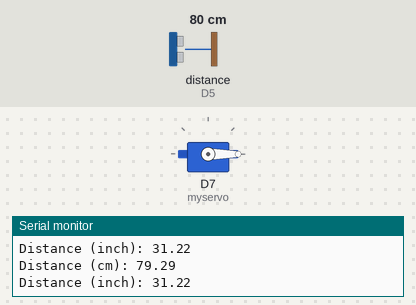
Recording of a sketch running on a simulated ESP8266 (NodeMCU). Shown: servo, the last lines printed to the serial monitor. Wiring (inferred from the names in the program): ultrasonic range finder: trigger D6; echo D5. Inputs (shaded band) come from the test bench; at power-on: distance to the obstacle (sensor on D5) 80 cm. The echo pulse lasts 58.3 µs per cm.

Above: at 1.8 s.
1.9 s: distance to the obstacle (sensor on D5) set to 12 cm
3.4 s: distance to the obstacle (sensor on D5) set to 9 cm
At 5.1 s:
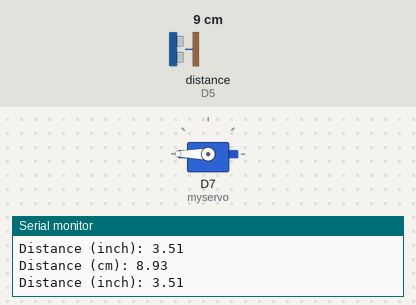
5.5 s: distance to the obstacle (sensor on D5) set to 18 cm
At 6.7 s:
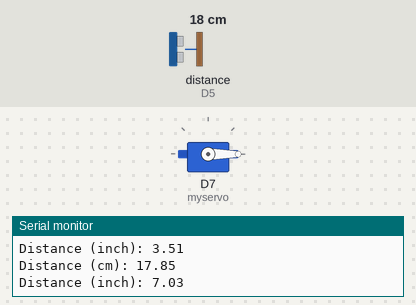
7.5 s: distance to the obstacle (sensor on D5) set to 2 cm
At 8.3 s:
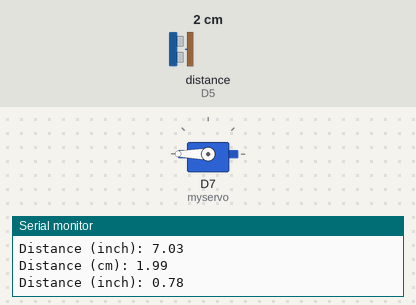
Timing chart, 0 to 10.5 s (numbered marks = the images above; inputs shaded):
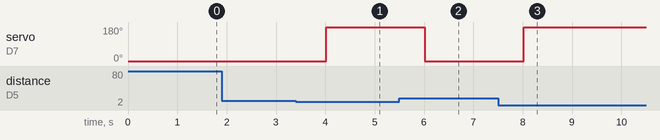

The sketch:

Esp8266_Utrasonic-sensor+Servo-motor.ino
```cpp
#include <Servo.h>

Servo myservo;  // create servo object to control a servo
// twelve servo objects can be created on most boards

int pos = 0;    // variable to store the servo position

const int trigPin = D6;
const int echoPin = D5;

//define sound velocity in cm/uS
#define SOUND_VELOCITY 0.034
#define CM_TO_INCH 0.393701

long duration;
float distanceCm;
float distanceInch;

void setup() {
  Serial.begin(115200); // Starts the serial communication
  myservo.attach(D7);  // attaches the servo on pin D7 to the servo object
  pinMode(trigPin, OUTPUT); // Sets the trigPin as an Output
  pinMode(echoPin, INPUT); // Sets the echoPin as an Input
}

void loop() {
  // Clears the trigPin
  digitalWrite(trigPin, LOW);
  delayMicroseconds(2);
  // Sets the trigPin on HIGH state for 10 micro seconds
  digitalWrite(trigPin, HIGH);
  delayMicroseconds(10);
  digitalWrite(trigPin, LOW);

  // Reads the echoPin, returns the sound wave travel time in microseconds
  duration = pulseIn(echoPin, HIGH);

  // Calculate the distance
  distanceCm = duration * SOUND_VELOCITY/2;

  // Convert to inches
  distanceInch = distanceCm * CM_TO_INCH;

  // Actuate myservo based on distance
  if (distanceCm <= 10) {
    myservo.write(180); // servo turns 180 degrees
  } else {
    myservo.write(0);   // servo remains at 0 degrees
  }

  // Prints the distance on the Serial Monitor
  Serial.print("Distance (cm): ");
  Serial.println(distanceCm);
  Serial.print("Distance (inch): ");
  Serial.println(distanceInch);
  delay(1000);
}
```

Measured:
- the behaviour switches between 11 and 10 cm on distance to the obstacle (sensor on D5) (found by bisection; images 0 and 1)
- after the input at 3.4 s, servo on D7 (myservo): 0° → 180° after 0.61 s
- after the input at 5.5 s, servo on D7 (myservo): 180° → 0° after 0.52 s
- after the input at 7.5 s, servo on D7 (myservo): 0° → 180° after 0.52 s
